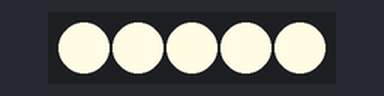
The sketch below on a simulated Arduino Uno, built with avr-gcc and run on an emulated ATmega328P. Parts: 5 RGB LEDs in strip order, left to right.

Above: at 0.45 s.
At 2.55 s:
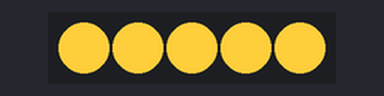
At 10.06 s:
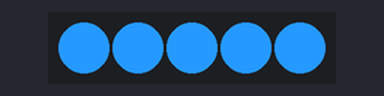
At 19.97 s:
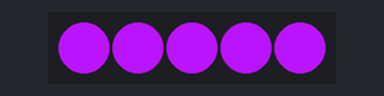
At 29.87 s:
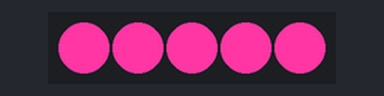
At 39.78 s:
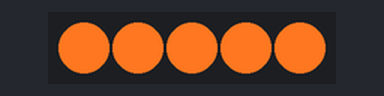
Timing chart, 0 to 40.0 s (numbered marks = the images above):
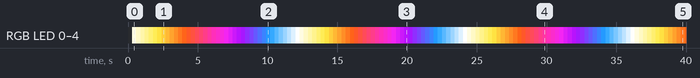

The sketch:

neoPixelColorChanger.ino
```cpp
#include <Adafruit_NeoPixel.h>
//白、黄色、オレンジ、ピンク、むらさき、青
int color[] = {255, 255, 255, 255, 234, 68, 255, 93, 23, 255, 47, 186, 174, 16, 255, 30, 160, 255, 255, 255, 255};
int realizeR;
int realizeG;
int realizeB;

#define PIN            6
#define NUMPIXELS      5

int j;
int totalActionTime;
int colorChangeTime;

Adafruit_NeoPixel pixels = Adafruit_NeoPixel(NUMPIXELS, PIN, NEO_GRB + NEO_KHZ800);

void setup() {
  pixels.begin();
  j = 0;
  int colors = 6;
  colorChangeTime = 2000;
  totalActionTime = colorChangeTime * colors;

}

void loop() {

  unsigned long ellapsed = millis();
  int actionTime = ellapsed % totalActionTime;
  int colorTime = ellapsed % colorChangeTime;

  for (int i = 0; i < 6; i++) {
    if (actionTime > colorChangeTime * i && actionTime < colorChangeTime * (i + 1) ) {
      int a = 3 * i;
      colorEasing(colorTime, a);
    }
  }

  for (int i = 0; i < NUMPIXELS; i++) {
    pixels.setPixelColor(i, pixels.Color(realizeR, realizeG, realizeB));
  }
  pixels.show();
}

void colorEasing(int currentTime, int firstVal) {

  float nowR = map(currentTime, 0, colorChangeTime, color[firstVal], color[firstVal + 3]);
  float nowG = map(currentTime, 0, colorChangeTime, color[firstVal + 1], color[firstVal + 4]);
  float nowB = map(currentTime, 0, colorChangeTime, color[firstVal + 2], color[firstVal + 5]);

  realizeR = nowR;
  realizeG = nowG;
  realizeB = nowB;
}
```

Measured:
- by itself, RGB LED 0–4: off → RGB(255, 252, 227) at 0.30 s, → RGB(255, 249, 199) 0.30 s later, → RGB(255, 246, 171) 0.30 s later, → RGB(255, 243, 143) 0.30 s later, … (133 changes in this stretch)
